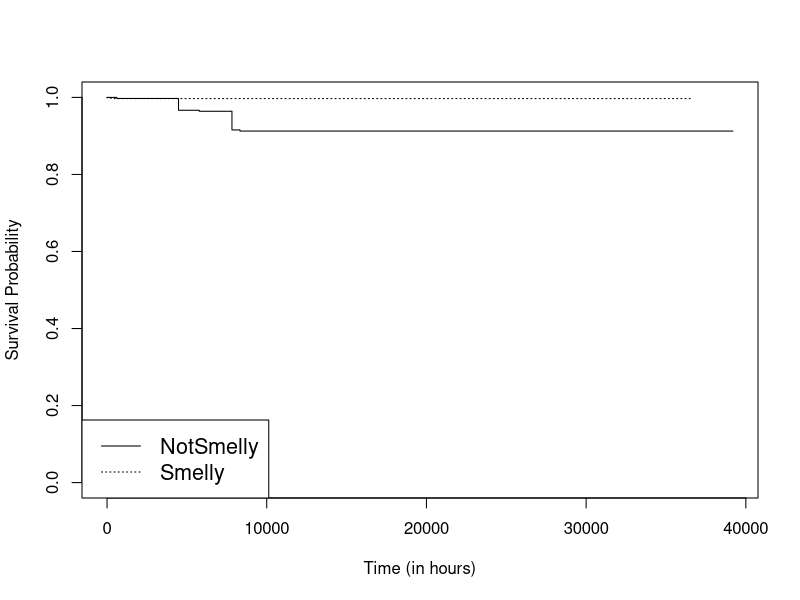
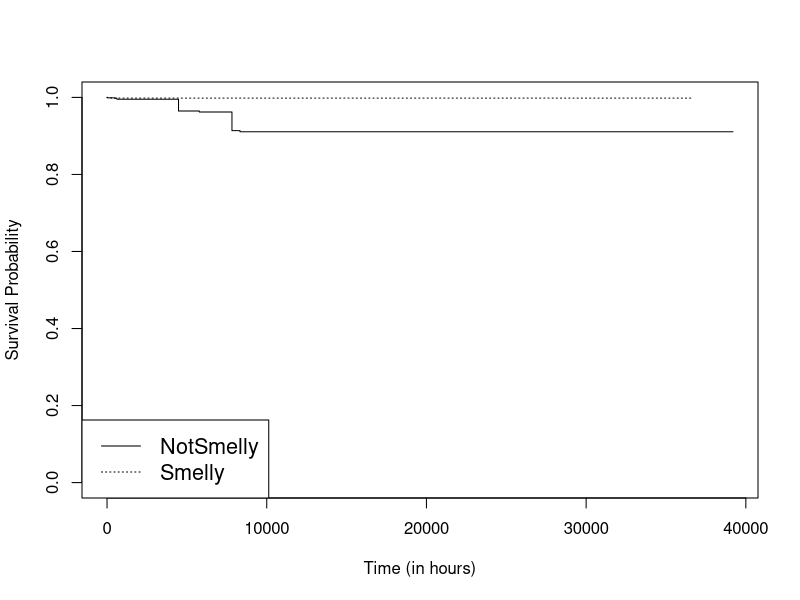
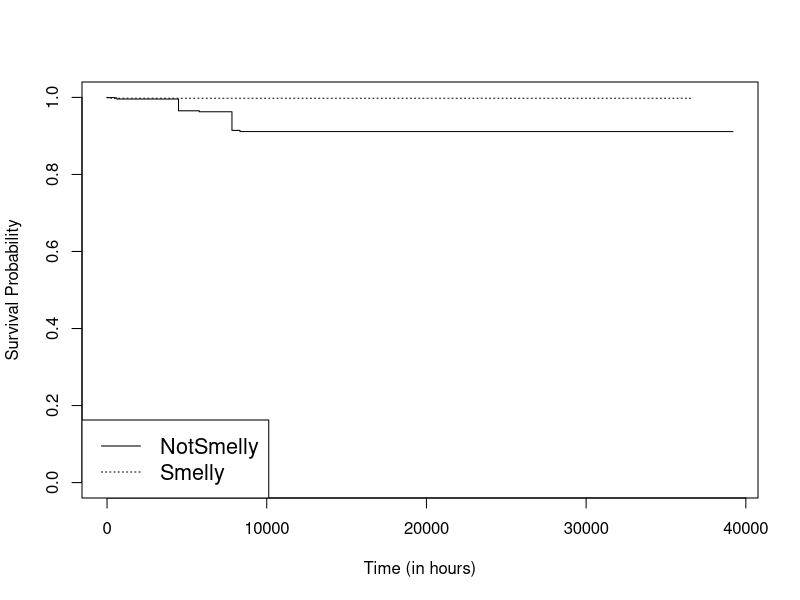

These figures' R source, in order:
library(survival)
library(rms)

variables <- c('linesAdded','linesRemoved','totalChurn','loc','maxstatements','maxdepth','complexity','maxlen','maxparams','maxnestedcallbacks','complexswitchcase','thisassign','complexchaining','noreassign','noextrabind','condassign','smelly')

type_smells <- c('maxstatements','maxdepth','complexity','maxlen','maxparams','maxnestedcallbacks','complexswitchcase','thisassign','complexchaining','noreassign','noextrabind','condassign')

mydata <- read.csv("Webpack_vulnerabilities_smells_file-grain.csv")
attach(mydata)
write(sprintf("Results of vulnerabilities-smells with file grain"),"Webpack_vulnerabilities-smells_summary.txt")

for (var in variables) {
	if (var == 'smelly') {
		kmsurvival <- npsurv(Surv(time, event) ~ get(var))
		jpeg('Webpack_vulnerabilities_smells_file-grain_rplot.jpg')
		plot(kmsurvival,xlab = "Time (in hours)", ylab = "Survival Probability",lty = c(1,3),xaxs="r")
		legend("bottomleft", legend=c("NotSmelly", "Smelly"),lty=c(1,3),cex=1.3)
		dev.off()
	}
	write(sprintf("		Covariate : %s",var),"Webpack_vulnerabilities-smells_summary.txt",append=TRUE)
	coxsurvival <- coxph(Surv(time, event) ~ get(var))
	write(sprintf("			exp(coef) : %g",coef(summary(coxsurvival))[2]),"Webpack_vulnerabilities-smells_summary.txt",append=TRUE)
	write(sprintf("			p-value (Cox hazard model) : %g",coef(summary(coxsurvival))[5]),"Webpack_vulnerabilities-smells_summary.txt",append=TRUE)
	coxsurvival <- coxph(Surv(time, event) ~ get(var))
	testdata <- cox.zph(coxsurvival)
	write(sprintf("			p-value (Porportional hazards assumption) : %g",testdata[[1]][3]),"Webpack_vulnerabilities-smells_summary.txt",append=TRUE)
}

detach(mydata)
mydata <- read.csv("Webpack_vulnerabilities_smells_line-grain.csv")
attach(mydata)
write(sprintf("Results of vulnerabilities-smells with line grain"),"Webpack_vulnerabilities-smells_summary.txt",append = TRUE)

for (var in variables) {
	if (var == 'smelly') {
		kmsurvival <- npsurv(Surv(time, event) ~ get(var))
		jpeg('Webpack_vulnerabilities_smells_line-grain_rplot.jpg')
		plot(kmsurvival,xlab = "Time (in hours)", ylab = "Survival Probability",lty = c(1,3),xaxs="r")
		legend("bottomleft", legend=c("NotSmelly", "Smelly"),lty=c(1,3),cex=1.3)
		dev.off()
		ev <- "event"
	}
	write(sprintf("		Covariate : %s",var),"Webpack_vulnerabilities-smells_summary.txt",append=TRUE)
	if (is.element(var,type_smells) == TRUE) {
		ev <- paste("event",var,sep='')
	}
	else {
		ev <- "event"
	}
	coxsurvival <- coxph(Surv(time, event) ~ get(var))
	write(sprintf("			exp(coef) : %g",coef(summary(coxsurvival))[2]),"Webpack_vulnerabilities-smells_summary.txt",append=TRUE)
	write(sprintf("			p-value (Cox hazard model) : %g",coef(summary(coxsurvival))[5]),"Webpack_vulnerabilities-smells_summary.txt",append=TRUE)
	coxsurvival <- coxph(Surv(time, event) ~ get(var))
	testdata <- cox.zph(coxsurvival)
	write(sprintf("			p-value (Porportional hazards assumption) : %g",testdata[[1]][3]),"Webpack_vulnerabilities-smells_summary.txt",append=TRUE)
}

detach(mydata)
mydata <- read.csv("Webpack_vulnerabilities_smells_line-grain_large.csv")
attach(mydata)
write(sprintf("Results of vulnerabilities-smells with line grain and considering dependencies"),"Webpack_vulnerabilities-smells_summary.txt",append = TRUE)

for (var in variables) {
	if (var == 'smelly') {
		kmsurvival <- npsurv(Surv(time, event) ~ get(var))
		jpeg('Webpack_vulnerabilities_smells_line-grain_large_rplot.jpg')
		plot(kmsurvival,xlab = "Time (in hours)", ylab = "Survival Probability",lty = c(1,3),xaxs="r")
		legend("bottomleft", legend=c("NotSmelly", "Smelly"),lty=c(1,3),cex=1.3)
		dev.off()
		ev <- "event"
	}
	write(sprintf("		Covariate : %s",var),"Webpack_vulnerabilities-smells_summary.txt",append=TRUE)
	if (is.element(var,type_smells) == TRUE) {
		ev <- paste("event",var,sep='')
	}
	else {
		ev <- "event"
	}
	coxsurvival <- coxph(Surv(time, event) ~ get(var))
	write(sprintf("			exp(coef) : %g",coef(summary(coxsurvival))[2]),"Webpack_vulnerabilities-smells_summary.txt",append=TRUE)
	write(sprintf("			p-value (Cox hazard model) : %g",coef(summary(coxsurvival))[5]),"Webpack_vulnerabilities-smells_summary.txt",append=TRUE)
	coxsurvival <- coxph(Surv(time, event) ~ get(var))
	testdata <- cox.zph(coxsurvival)
	write(sprintf("			p-value (Porportional hazards assumption) : %g",testdata[[1]][3]),"Webpack_vulnerabilities-smells_summary.txt",append=TRUE)
}
